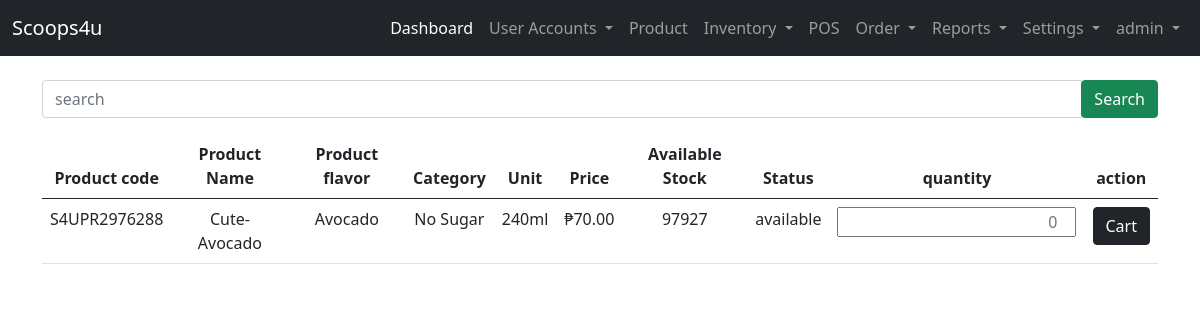
The page /user-site/pos/all-products/ (signed in) on the database as committed earlier.
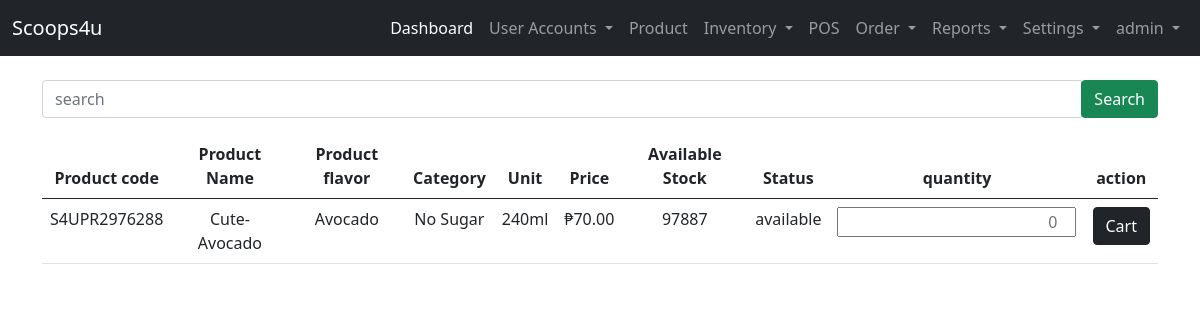
The same page on the database as committed later.
### admin_site/models.py (models this page shows, shortened)
class Product(models.Model):
    STATUS = (("available","available"),("not available","not available"),("low stock","low stock"))
    product_code =  models.CharField(unique=True, max_length=200, verbose_name='Product Code')
    product_name=  models.CharField(max_length=200, null=True, verbose_name='Product Name')
    product_flavor =  models.CharField(max_length=200,null=True, verbose_name='Product Flavor')
    product_category =  models.CharField(max_length=200, verbose_name='Category')
    product_unit =  models.CharField(max_length=200, verbose_name='Unit')
    product_ResellerPrice =   models.BigIntegerField(null=True, verbose_name='Reseller Price')
    product_price =   models.BigIntegerField(null=True, verbose_name='Pos Price')
    product_stock =  models.BigIntegerField(null=True, verbose_name='Available Stock')
    product_status =  models.CharField(max_length=200, choices=STATUS, verbose_name='Status')

### admin_site/views.py (the view)
# urls.py: path('pos/all-products/', views.all_products ,name='all_products'),
@login_required(login_url='landing_page:login')
def all_products(request):
    list_products = Product.objects.all()
    context = {'list_products':list_products}
    return render(request, 'admin_site/pos/all-products.html', context)

### templates/admin_site/pos/all-products.html (shortened to what this page needs)
{% extends 'admin_site/base.html' %}
{% block content %}
<form action="{% url 'admin_site:search_allpos' %}" method="get" class="my-3 ">
    <div class="input-group">
        <input type="text" class="form-control" name="search" placeholder="search" required>
        <div class="input-group-append">
            <button class="btn btn-success">Search</button>
        </div>
    </div>
</form>
{% if list_products %}
<table class="table table-hover text-center">
    <thead>
        <tr>
            <th>Product code</th>
            <th>Product Name</th>
            <th>Product flavor</th>
            <th>Category</th>
            <th>Unit</th>
            {% if user.role == "admin" %}
            <th>Price</th>
            {% elif user.role == "staff" %}
            <th>Price</th>
            {% endif %}
            <th>Available Stock</th>
            <th>Status</th>
            <th>quantity</th>
            <th>action</th>
        </tr>
    </thead>
    <tbody>
        {% for list in list_products %}
        {% if list.product_stock > 0 %}
        <tr>
            <td>{{ list.product_code }}</td>
            <td>{{ list.product_name }}</td>
            <td>{{ list.product_flavor }}</td>
            <td>{{ list.product_category }}</td>
            <td>{{ list.product_unit }}</td>
            {% if user.role == "admin" %}
            <td>&#8369;{{ list.product_price|floatformat:2 }}</td>
            {% elif user.role == "staff" %}
            <td>&#8369;{{ list.product_price|floatformat:2 }}</td>
            {% endif %}
            <td>{{ list.product_stock }}</td>
            <td>{{ list.product_status }}</td>
        <form action="{% url 'admin_site:cart_products' list.id %}" method="POST">
        <td><input type="number" name="quantity" style="text-align:right;" placeholder="0" required></td>
        <td><button class="btn btn-dark" type="submit" name="cart">Cart</button></td>
        </form>
        </tr>
        {% endif %}
        {% endfor %}
    </tbody>
</table>
{% endif %}
{% endblock content %}

Rows that differ between the two databases and show on the page:
changed Product "S4UPR2976288": product_stock "97927" → "97887"
